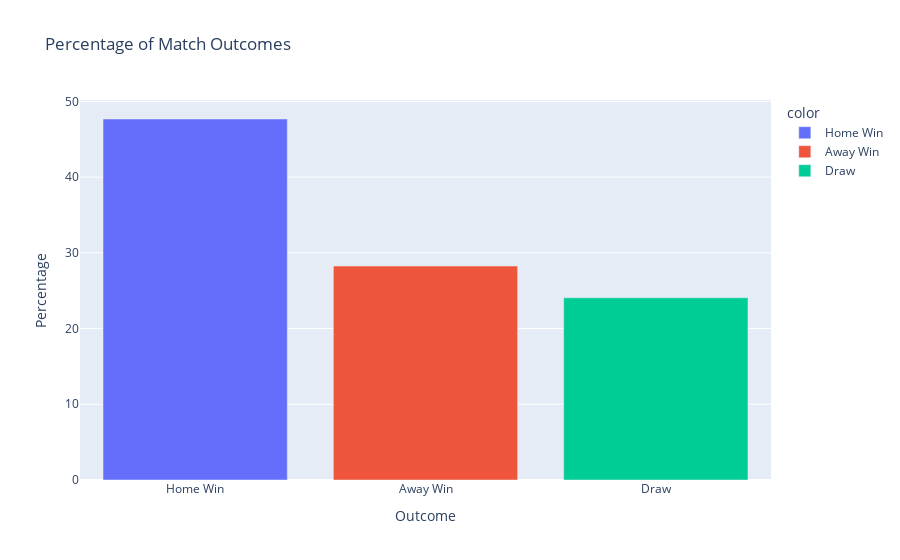

This figure's notebook cell:
### Code cell
import pandas as pd
import numpy as np
import plotly.express as px

# Load the dataset
# Calculate match outcomes
conditions = [
    (merged_dataset['home_team_goal'] > merged_dataset['away_team_goal']),
    (merged_dataset['home_team_goal'] < merged_dataset['away_team_goal']),
    (merged_dataset['home_team_goal'] == merged_dataset['away_team_goal'])
]
choices = ['Home Win', 'Away Win', 'Draw']
merged_dataset['match_outcome'] = np.select(conditions, choices)

# Calculate percentages
outcome_counts = merged_dataset['match_outcome'].value_counts(normalize=True) * 100

# Create a Plotly bar chart
fig = px.bar(
    x=outcome_counts.index,
    y=outcome_counts.values,
    labels={'x': 'Outcome', 'y': 'Percentage'},
    title='Percentage of Match Outcomes',
    color=outcome_counts.index,
)

# Show the plot
fig.show()

### Figure 1 — Plotly figure (JSON) as saved in the notebook; plotly's stock layout.template omitted (floating-point values rounded to 4 significant figures)
{"data": [{"alignmentgroup": "True", "hovertemplate": "color=Home Win<br>Outcome=%{x}<br>Percentage=%{y}<extra></extra>", "legendgroup": "Home Win", "marker": {"color": "#636efa", "pattern": {"shape": ""}}, "name": "Home Win", "offsetgroup": "Home Win", "orientation": "v", "showlegend": true, "textposition": "auto", "type": "bar", "x": ["Home Win"], "xaxis": "x", "y": [47.68], "yaxis": "y"}, {"alignmentgroup": "True", "hovertemplate": "color=Away Win<br>Outcome=%{x}<br>Percentage=%{y}<extra></extra>", "legendgroup": "Away Win", "marker": {"color": "#EF553B", "pattern": {"shape": ""}}, "name": "Away Win", "offsetgroup": "Away Win", "orientation": "v", "showlegend": true, "textposition": "auto", "type": "bar", "x": ["Away Win"], "xaxis": "x", "y": [28.26], "yaxis": "y"}, {"alignmentgroup": "True", "hovertemplate": "color=Draw<br>Outcome=%{x}<br>Percentage=%{y}<extra></extra>", "legendgroup": "Draw", "marker": {"color": "#00cc96", "pattern": {"shape": ""}}, "name": "Draw", "offsetgroup": "Draw", "orientation": "v", "showlegend": true, "textposition": "auto", "type": "bar", "x": ["Draw"], "xaxis": "x", "y": [24.07], "yaxis": "y"}], "layout": {"autosize": true, "barmode": "relative", "legend": {"title": {"text": "color"}, "tracegroupgap": 0}, "title": {"text": "Percentage of Match Outcomes"}, "xaxis": {"anchor": "y", "autorange": true, "domain": [0, 1], "range": [-0.5, 2.5], "title": {"text": "Outcome"}, "type": "category"}, "yaxis": {"anchor": "x", "autorange": true, "domain": [0, 1], "range": [0, 50.19], "title": {"text": "Percentage"}, "type": "linear"}}}
